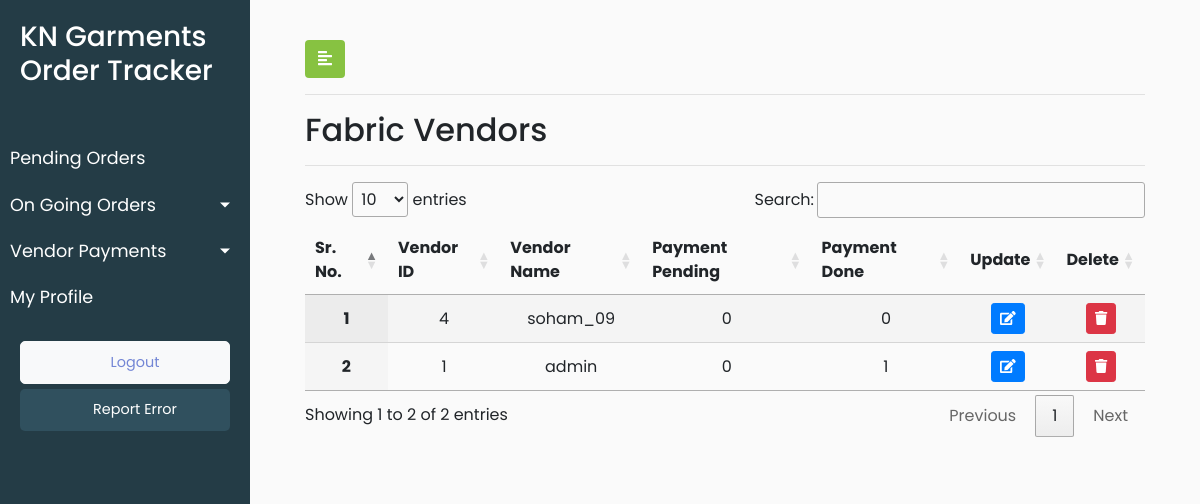
Page /fabric_order_vendor_payment/ (signed in) on the earlier database version.
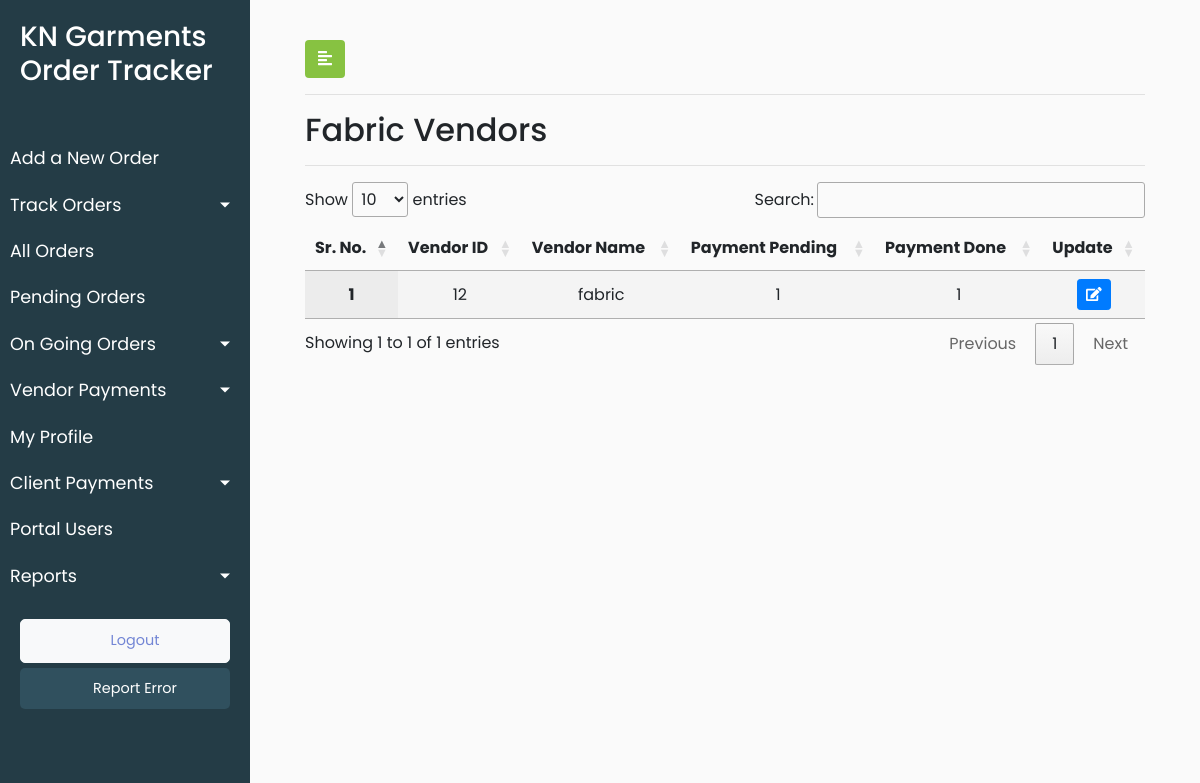
Same page on the later database version.
### KNGarment_Order_TrackPro_App/models.py (models this page shows)
class CustomUser(AbstractUser):
    SUPER_ADMIN = 108
    ADMIN = 100
    FABRIC_VENDOR = 1
    STITCHING_VENDOR = 2
    WASHING_VENDOR = 3
    FINISHING_VENDOR = 4
    ROLE_CHOICES = (
      (ADMIN,'admin'),
      (SUPER_ADMIN,'super_admin'),
      (FABRIC_VENDOR,'fabric_vendor'),
      (STITCHING_VENDOR,'stitching_vendor'),
      (WASHING_VENDOR,'washing_vendor'),
      (FINISHING_VENDOR,'finishing_vendor')
    )
    user_role = models.PositiveSmallIntegerField(choices=ROLE_CHOICES,default=ADMIN,blank=True)

### KNGarment_Order_TrackPro_App/views.py (the view)
# urls.py: path('fabric_order_vendor_payment/',views.fabric_order_vendor_payment,name='fabric_order_vendor_payment'),
def fabric_order_vendor_payment(request):
    fabric_list=functions.filtering_vendors(1)
    user_role = request.user.user_role
    data = {'fabric_list':fabric_list,'user_role':user_role}
    return render(request,'KNGarment_Order_TrackPro_App/fabric_order_vendor_payment.html',data)

### KNGarment_Order_TrackPro_App/functions.py (called while the page is built)
def filtering_vendors(vendor_type_parameter):
    vendor_payment_status = [1,2]
    x = list(set(list(CustomUser.objects.filter(user_role=vendor_type_parameter).values_list('pk','username'))))
    vendor_status_list = [vendor_payment_count(a,vendor_payment_status_one) for a in x for vendor_payment_status_one in vendor_payment_status ]
    final = [vendor_status_list[i * 2:(i + 1) * 2] for i in range((len(vendor_status_list) + 2 - 1) // 2 )]
    vendor_dict = dict(zip(x,final))
    return vendor_dict

def vendor_payment_count(a,vendor_payment_status_one):
    if vendor_payment_status_one == 1:
        count = Process.objects.filter(process_customuser_id=CustomUser.objects.get(pk=int(a[0])),process_payment_status=1).all().count()
        return count
    elif vendor_payment_status_one == 2:
        count = Process.objects.filter(process_customuser_id=CustomUser.objects.get(pk=int(a[0])),process_payment_status=2).all().count()
        return count

### KNGarment_Order_TrackPro_App/templates/KNGarment_Order_TrackPro_App/fabric_order_vendor_payment.html (shortened to what this page needs)
{% extends 'KNGarment_Order_TrackPro_App/base.html' %}
{% load static %}
{% block stylesheets %}
<link rel="stylesheet" href="//cdn.datatables.net/1.10.19/css/jquery.dataTables.min.css">
{% endblock stylesheets %}
{% block content %}
        <div id="content">
            <div class="container-fluid">
                <button type="button" id="sidebarCollapse" class="btn" style="background-color: #87c241;color: white">
                    <i class="fas fa-align-left"></i>
                </button>
                <hr>
                <h2>Fabric Vendors</h2>
                <hr>
                 <div>
                       <table id="test_table" class="display" style="width:100%; text-align: center">
                            <thead>
                                <tr>
                                    <th>Sr. No.</th>
                                    <th>Vendor ID</th>
                                    <th>Vendor Name</th>
                                    <th>Payment Pending</th>
                                     <th>Payment Done</th>
                                     <th>Update</th>
                                     {% if user_role == 1 %}
                                    <th>Delete</th>
                                    {% endif %}
                                </tr>
                            </thead>
                               <tbody>
                                {% for key,value in fabric_list.items %}
                                <tr>
                       <th class="text-center" scope="row">{{ forloop.counter }}</th>
                        <td class="text-center">{{ key.0 }}</td>
                        <td class="text-center">{{ key.1 }}</td>
                        <td class="text-center"><a href="{% url 'KNGarment_Order_TrackPro_App:fabric_order_vendor_payment_details'  vendor_id=key.0 payment_status=2 %}"> {{value.0}}</a></td>
                       <td class="text-center"><a href="{% url 'KNGarment_Order_TrackPro_App:fabric_order_vendor_payment_details'  vendor_id=key.0 payment_status=1 %}">{{value.1}}</a></td>
                          <td>
							<button type="button" class="update-book btn btn-sm btn-primary" data-id="">
								<span class="fa fa-edit"></span>
							</button>
						</td>
                        {% if user_role == 1 %}
						<td>
							<button type="button" class="delete-book btn btn-sm btn-danger" data-id="">
								<span class="fa fa-trash"></span>
							</button>
						</td>
                        {% endif %}
                                   </tr>
                           {% endfor %}
                            </tbody>
                             </table>
                </div>
            </div>
        </div>
{% endblock content %}

Differences in the rows shown:
removed CustomUser: id "4", username "soham_09", value "0"
no longer on this page (row edited): CustomUser: key "1", username "admin", value "0", value "1"
now on this page (row edited): CustomUser: id "12", username "fabric", value "1"
Other differences:
text written by a page script: "Show entries Search: Showing 1 to 2 of 2 entries Previous 1 Next" → "Show entries Search: Showing 1 to 1 of 1 entries Previous 1 Next"
text no longer shown: "Delete"
text now shown: "Add a New Order Track Orders All Orders Client Payments Portal Users Reports"
